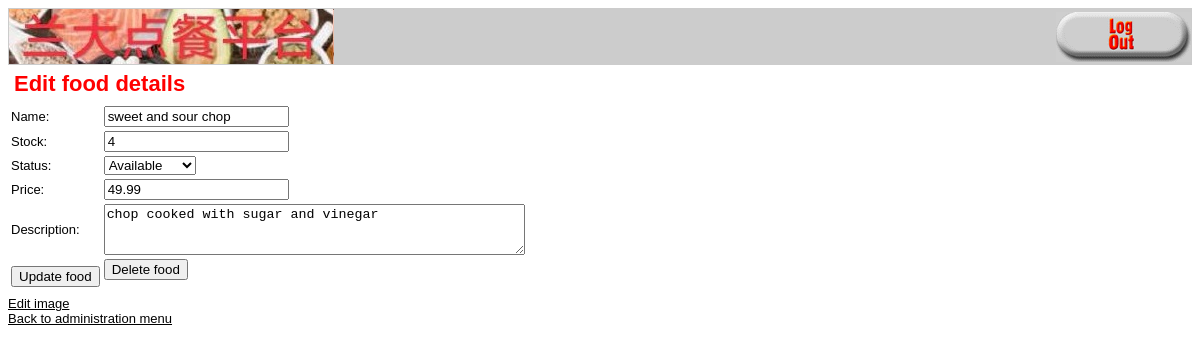
The page /edit_food_form.php?foodid=1 (signed in) on the database its author committed.
### tables this page shows
CREATE TABLE `foods` (
  `foodid` int(10) UNSIGNED NOT NULL,
  `title` char(100) DEFAULT NULL,
  `catid` int(10) UNSIGNED DEFAULT NULL,
  `price` float(4,2) NOT NULL,
  `stock` int(10) UNSIGNED DEFAULT NULL,
  `status` int(10) UNSIGNED DEFAULT NULL,
  `description` varchar(255) DEFAULT NULL,
  `rest` varchar(32) NOT NULL
);

### food_fns.php (called while the page is built, shortened)
<?php
function get_food_details($foodid)
{
  $conn = db_connect();
  $query = "select * from foods where foodid='" . $conn->real_escape_string($foodid) . "'";
  $result = @$conn->query($query);
  $result = @$result->fetch_assoc();
  return $result;
}

### admin_fns.php (the view, shortened to what this page needs)
<?php
function display_food_form($food = '')
{
  $edit = is_array($food);
?>
  <form method="post" action="<?php echo $edit ? 'edit_food.php' : 'insert_food.php'; ?>">
    <table border="0">
      <tr>
        <td>Name:</td>
        <td><input type="text" name="title" value="<?php echo htmlspecialchars($edit ? $food['title'] : ''); ?>" /></td>
      </tr>
      <tr>
        <td>Stock:</td>
        <td><input type="number" name="stock" min=0 value="<?php echo htmlspecialchars($edit ? $food['stock'] : ''); ?>" /></td>
      </tr>
      <tr>
        <td>Status:</td>
        <td>
          <select name="status">
            <option value ="1" <?php if($edit) if($food['status']==1) echo "selected"?>>Available</option>
          </select>
        </td>
      </tr>
      <tr>
        <td>Price:</td>
        <td><input type="number" name="price" min=0 value="<?php echo htmlspecialchars($edit ? $food['price'] : ''); ?>" /></td>
      </tr>
      <tr>
        <td>Description:</td>
        <td><textarea rows="3" cols="50" name="description"><?php echo htmlspecialchars($edit ? $food['description'] : ''); ?></textarea></td>
      </tr>
      <tr>
        <td <?php if (!$edit) {
              echo "colspan=2";
            } ?> align="center">
          <input type="submit" value="<?php echo $edit ? 'Update' : 'Add'; ?> food" />
  </form>
  <?php
  if ($edit) {
    echo "<td>
                   <form method=\"post\" action=\"delete_food.php\">
                   <input type=\"hidden\" name=\"foodid\"
                    value=\"" . htmlspecialchars($food['foodid']) . "\" />
                   <input type=\"submit\" value=\"Delete food\"/>
                   </form></td>";
  }
  ?>
<?php
}
?>

### output_fns.php (style rules this page uses)
body { font-family: Arial, Helvetica, sans-serif; font-size: 13px }
li, td { font-family: Arial, Helvetica, sans-serif; font-size: 13px }

### rows shown on the page
foods: title "sweet and sour chop", stock "4", status "Available", price "49.99", description "chop cooked with sugar and vinegar"

### other values the page prints
$heading "Edit food details"
$name "Edit image Back to administration menu"
